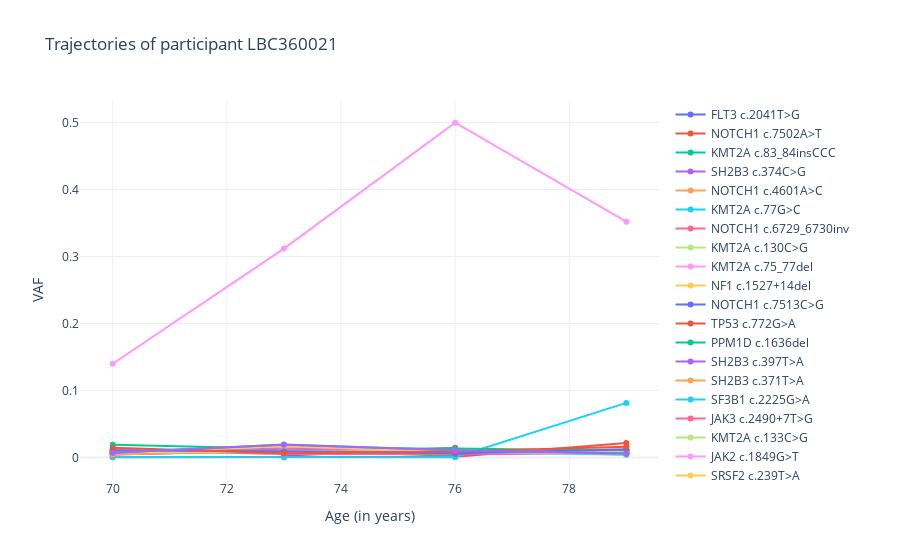

Here is the notebook cell this chart was saved with:
### Markdown cell above
We can also plot a participant profile using it's participant id with **plot.plot_id**.

### Code cell
plot.plot_id(lbc,'LBC360021', germline=False)

### Figure 1 — Plotly figure (JSON) as saved in the notebook; plotly's stock layout.template omitted (floating-point values rounded to 4 significant figures)
{"data": [{"mode": "lines+markers", "name": "FLT3 c.2041T>G", "type": "scatter", "x": [70, 73, 76, 79], "y": [0.0109, 0.0075, 0.0054, 0.0056]}, {"mode": "lines+markers", "name": "NOTCH1 c.7502A>T", "type": "scatter", "x": [73, 76], "y": [0.0036, 0.0146]}, {"mode": "lines+markers", "name": "KMT2A c.83_84insCCC", "type": "scatter", "x": [70, 73, 76, 79], "y": [0.01, 0.0102, 0.0056, 0.0102]}, {"mode": "lines+markers", "name": "SH2B3 c.374C>G", "type": "scatter", "x": [70, 73, 76, 79], "y": [0.0069, 0.0113, 0.0082, 0.0082]}, {"mode": "lines+markers", "name": "NOTCH1 c.4601A>C", "type": "scatter", "x": [70, 73, 76, 79], "y": [0.0103, 0.0068, 0.0078, 0.0078]}, {"mode": "lines+markers", "name": "KMT2A c.77G>C", "type": "scatter", "x": [70, 73, 76, 79], "y": [0.0109, 0.0099, 0.0075, 0.0123]}, {"mode": "lines+markers", "name": "NOTCH1 c.6729_6730inv", "type": "scatter", "x": [70, 73, 76], "y": [0.0048, 0.0101, 0.0057]}, {"mode": "lines+markers", "name": "KMT2A c.130C>G", "type": "scatter", "x": [70, 73, 76, 79], "y": [0.0053, 0.0153, 0.0072, 0.0053]}, {"mode": "lines+markers", "name": "KMT2A c.75_77del", "type": "scatter", "x": [70, 73, 76, 79], "y": [0.011, 0.01, 0.0076, 0.0124]}, {"mode": "lines+markers", "name": "NF1 c.1527+14del", "type": "scatter", "x": [70, 73, 76, 79], "y": [0.0105, 0.0054, 0.0081, 0.0076]}, {"mode": "lines+markers", "name": "NOTCH1 c.7513C>G", "type": "scatter", "x": [73, 76], "y": [0.0032, 0.0127]}, {"mode": "lines+markers", "name": "TP53 c.772G>A", "type": "scatter", "x": [70, 73, 76, 79], "y": [0.0006, 0.0006, 0.0011, 0.0217]}, {"mode": "lines+markers", "name": "PPM1D c.1636del", "type": "scatter", "x": [73, 76], "y": [0.0115, 0.0022]}, {"mode": "lines+markers", "name": "SH2B3 c.397T>A", "type": "scatter", "x": [70, 73, 76, 79], "y": [0.0049, 0.0112, 0.0067, 0.0073]}, {"mode": "lines+markers", "name": "SH2B3 c.371T>A", "type": "scatter", "x": [70, 73, 76, 79], "y": [0.0071, 0.0111, 0.0086, 0.0077]}, {"mode": "lines+markers", "name": "SF3B1 c.2225G>A", "type": "scatter", "x": [70, 73, 76, 79], "y": [0.0007, 0.0005, 0.0005, 0.0816]}, {"mode": "lines+markers", "name": "JAK3 c.2490+7T>G", "type": "scatter", "x": [70, 73, 76, 79], "y": [0.0113, 0.0052, 0.0049, 0.0068]}, {"mode": "lines+markers", "name": "KMT2A c.133C>G", "type": "scatter", "x": [70, 73, 76, 79], "y": [0.0053, 0.013, 0.0085, 0.0039]}, {"mode": "lines+markers", "name": "JAK2 c.1849G>T", "type": "scatter", "x": [70, 73, 76, 79], "y": [0.14, 0.3118, 0.4996, 0.352]}, {"mode": "lines+markers", "name": "SRSF2 c.239T>A", "type": "scatter", "x": [70, 73, 76, 79], "y": [0.0075, 0.018, 0.0082, 0.0081]}, {"mode": "lines+markers", "name": "BCORL1 c.1168T>C", "type": "scatter", "x": [76, 79], "y": [0.0059, 0.0115]}, {"mode": "lines+markers", "name": "SH2B3 c.389C>G", "type": "scatter", "x": [70, 73, 76, 79], "y": [0.0045, 0.0101, 0.0069, 0.0072]}, {"mode": "lines+markers", "name": "NPM1 c.847-4C>T", "type": "scatter", "x": [70, 73, 76, 79], "y": [0.0191, 0.013, 0.0137, 0.0103]}, {"mode": "lines+markers", "name": "SH2B3 c.380C>G", "type": "scatter", "x": [70, 73, 76, 79], "y": [0.0069, 0.012, 0.0078, 0.0077]}, {"mode": "lines+markers", "name": "SH2B3 c.394C>G", "type": "scatter", "x": [70, 73, 76, 79], "y": [0.0045, 0.0106, 0.0074, 0.0065]}, {"mode": "lines+markers", "name": "NOTCH1 c.6718A>G", "type": "scatter", "x": [70, 73, 79], "y": [0.0082, 0.0148, 0.0046]}, {"mode": "lines+markers", "name": "SRSF2 c.248G>C", "type": "scatter", "x": [70, 73, 76, 79], "y": [0.0087, 0.0149, 0.0079, 0.0079]}, {"mode": "lines+markers", "name": "NF1 c.3197+9del", "type": "scatter", "x": [70, 73, 76, 79], "y": [0.0083, 0.0084, 0.0101, 0.0078]}, {"mode": "lines+markers", "name": "KMT2A c.140G>C", "type": "scatter", "x": [70, 73, 76, 79], "y": [0.0088, 0.0169, 0.0082, 0.006]}, {"mode": "lines+markers", "name": "SRSF2 c.241G>C", "type": "scatter", "x": [70, 73, 76, 79], "y": [0.0071, 0.0168, 0.0095, 0.0078]}, {"mode": "lines+markers", "name": "KMT2A c.65G>C", "type": "scatter", "x": [70, 73, 76, 79], "y": [0.0106, 0.0095, 0.0063, 0.0119]}, {"mode": "lines+markers", "name": "MYD88 c.863A>C", "type": "scatter", "x": [70, 73, 76, 79], "y": [0.0146, 0.0066, 0.0089, 0.0163]}, {"mode": "lines+markers", "name": "NOTCH1 c.4958_4959delinsCA", "type": "scatter", "x": [70, 73, 76, 79], "y": [0.0072, 0.0195, 0.0109, 0.0064]}, {"mode": "lines+markers", "name": "NOTCH1 c.4965_4966delinsGA", "type": "scatter", "x": [70, 73, 76, 79], "y": [0.0071, 0.0193, 0.0108, 0.0057]}], "layout": {"title": {"text": "Trajectories of participant LBC360021"}, "xaxis": {"title": {"text": "Age (in years)"}}, "yaxis": {"title": {"text": "VAF"}}}}
